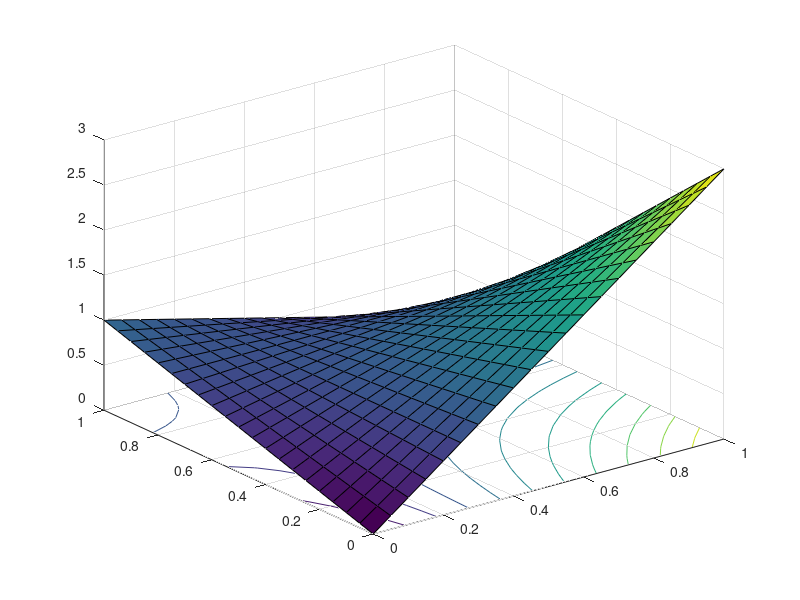

Write MATLAB code to recreate this figure. (Note: this script raises an error after producing the figure.)
P = [0 : 0.01 : 1]';
n = length(P);

[P Q] = meshgrid(0:0.05:1,0:0.05:1);
A = 0;
B = 3;
C = 1;
D = 0;
R = A;
S = C;
T = B;
U = D;
F = A .* P .* Q + B .* P .* (1 - Q) + C .* (1 - P) .* Q + D .* (1 - P) .* (1 - Q);
G = R .* P .* Q + S .* P .* (1 - Q) + T .* (1 - P) .* Q + U .* (1 - P) .* (1 - Q);
surfc(P, Q, F);

aaaaa;

m = 10000;
F = zeros(n, 1);
G = zeros(n, 1);
for i = 1 : n
  E1 = binornd(1, 0.75, m, 1);
  E2 = binornd(1, P(i), m, 1);
  F(i) = mean(3 * (E1 & !E2) + (!E1 & E2));
  G(i) = mean((E1 & !E2) + 3 * (!E1 & E2));
endfor
plot(P , [F G]);
grid minor on;
legend("F", "G");
xlabel("Q(A)");
aaaaa;

P = [0:0.05:1]';
Q = P;
A = 0;
B = 3;
C = 1;
D = 0;
R = A;
S = C;
T = B;
U = D;
F = A .* P .* Q + B .* P .* (1 - Q) + C .* (1 - P) .* Q + D .* (1 - P) .* (1 - Q);
G = R .* P .* Q + S .* P .* (1 - Q) + T .* (1 - P) .* Q + U .* (1 - P) .* (1 - Q);
plot(P,[F G]);
grid minor on;
legend("F", "G");

aaaaa;

[P Q] = meshgrid(0:0.05:1,0:0.05:1);
A = 0;
B = 3;
C = 1;
D = 0;
R = A;
S = C;
T = B;
U = D;
F = A .* P .* Q + B .* P .* (1 - Q) + C .* (1 - P) .* Q + D .* (1 - P) .* (1 - Q);
G = R .* P .* Q + S .* P .* (1 - Q) + T .* (1 - P) .* Q + U .* (1 - P) .* (1 - Q);
surfc(P, Q, F-G);
